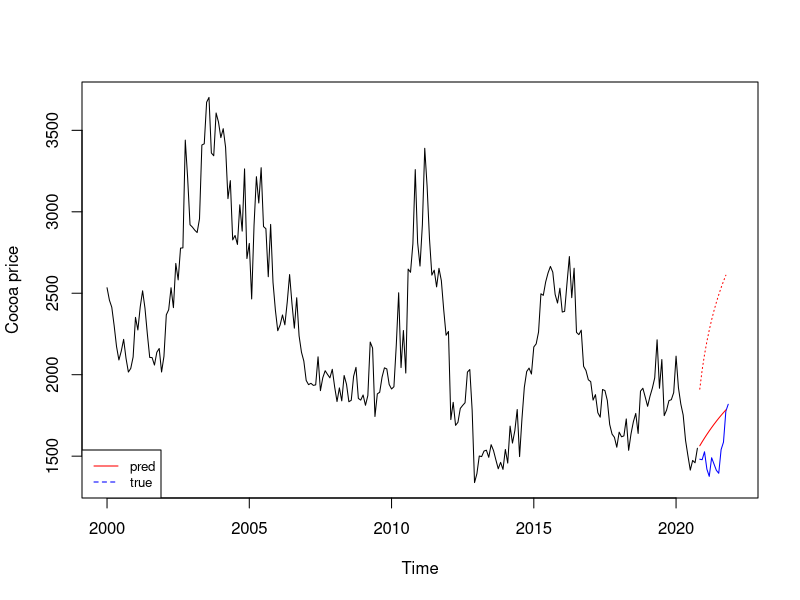
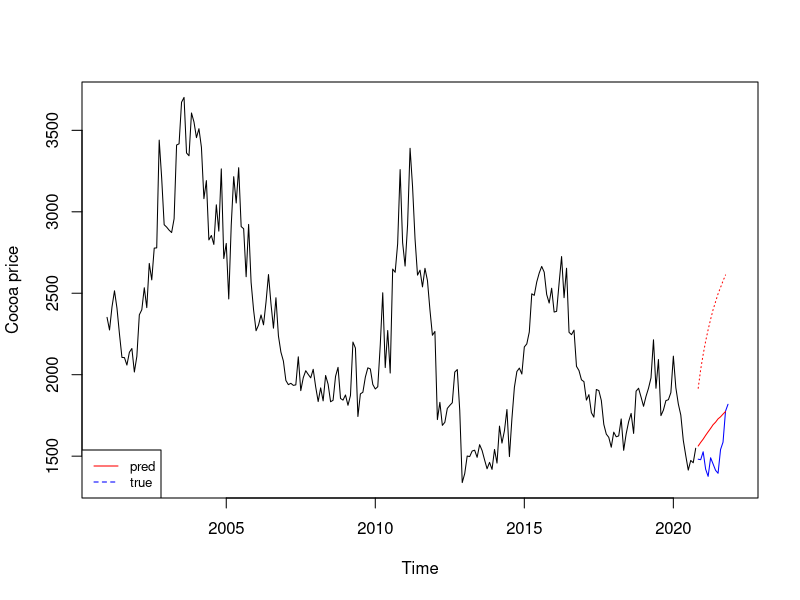
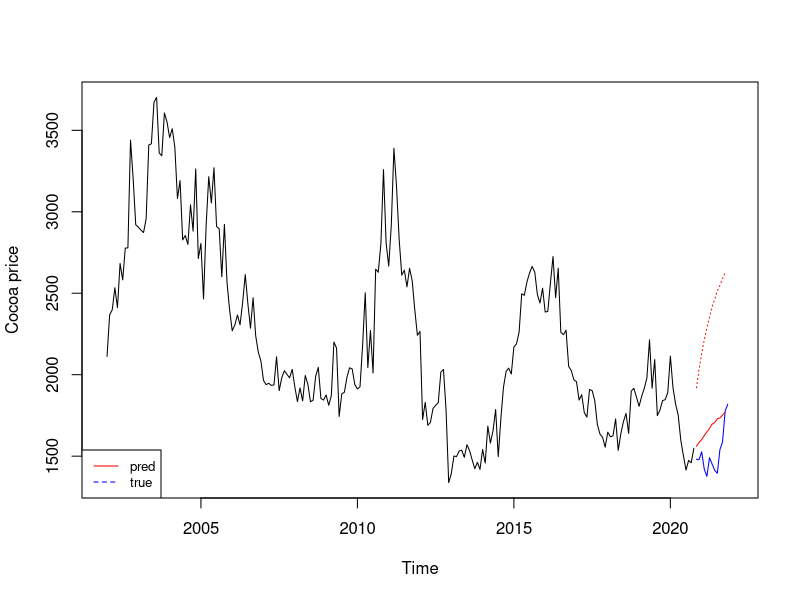
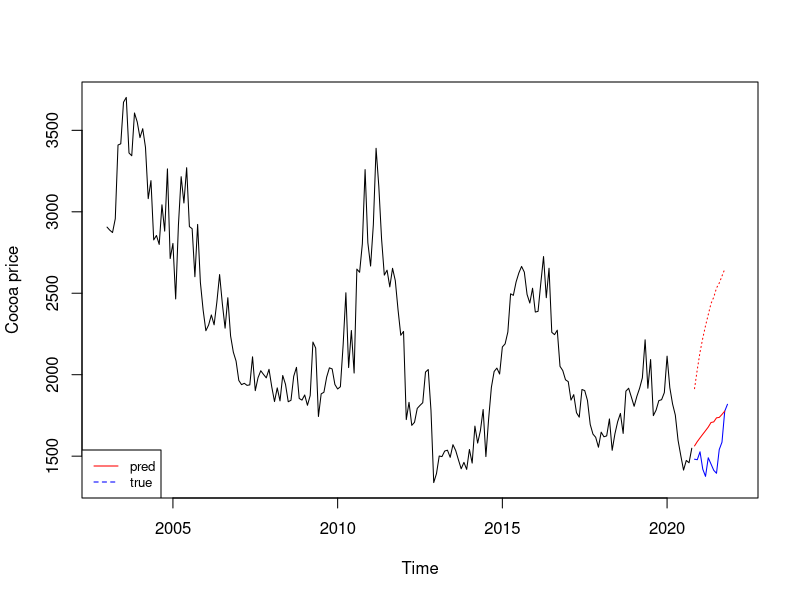
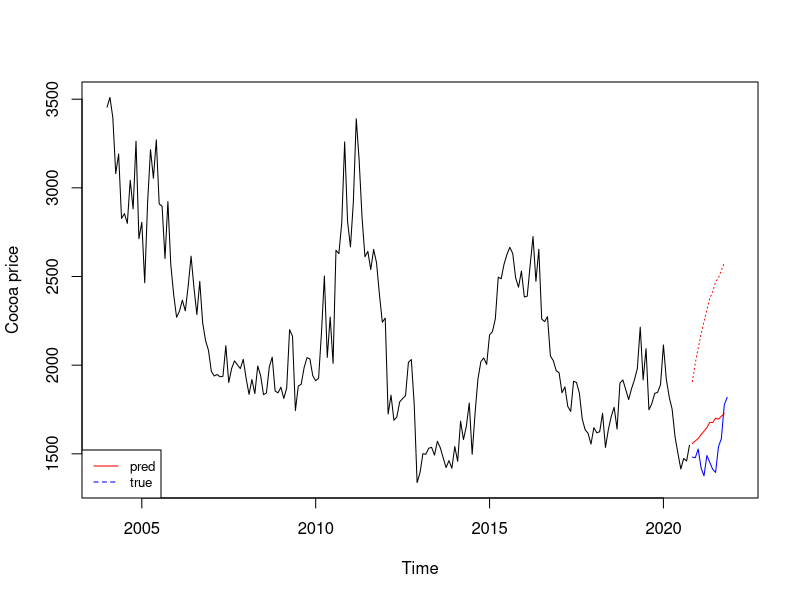
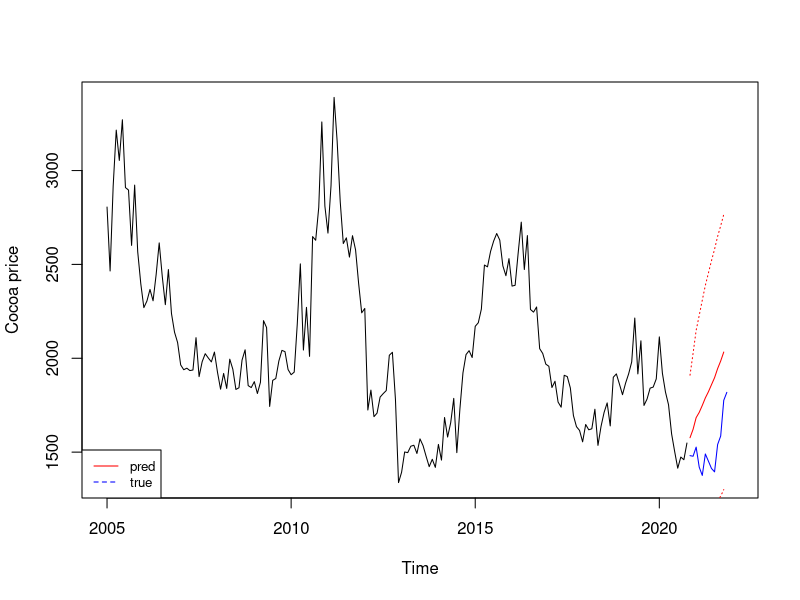
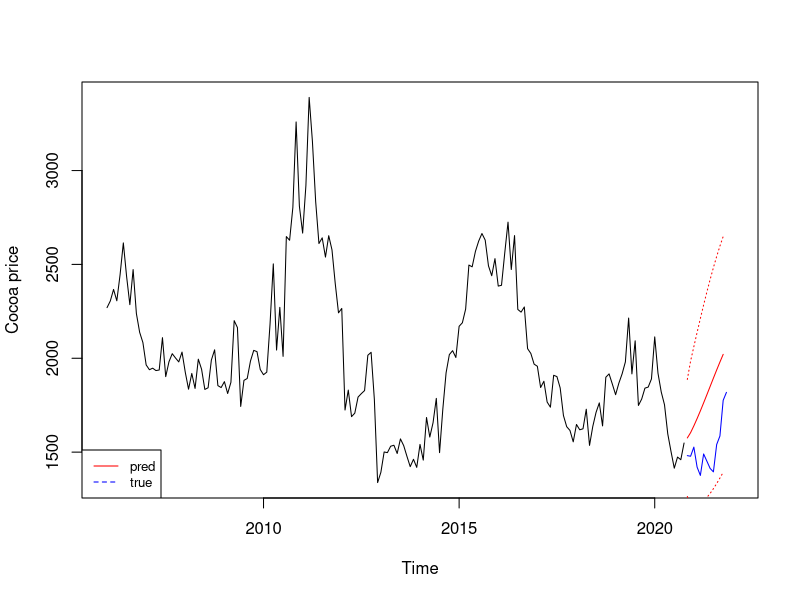
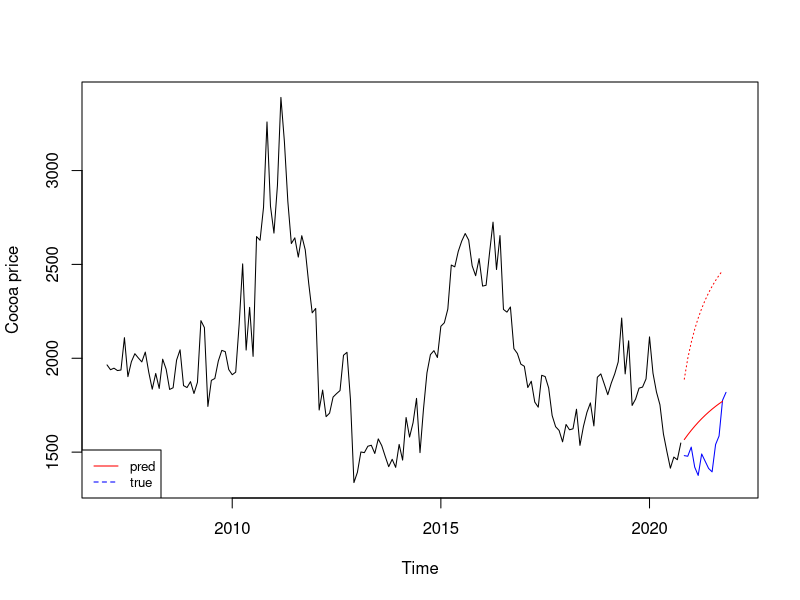

These figures' R source, in order: (Note: a time limit stopped this script after it produced the figures.)

#  Define working directory where the data is stored.
setwd("C:/Users/marce/OneDrive/Education/ETH/Autumn 2021/Applied Financial Analytics for Strategic Decisions") 

# load neccessary R packages
# install.packages("forecast")
# install.packages("lubridate")
library(forecast)
library(lubridate)

# load cocoa price with units US-Dollar/Ton
dat <- read.csv("cocoa_price_monthly.csv",header=TRUE, sep = ";")
# define second date column which contains last date of each month
dat[,"Last_Day_Month"] = ceiling_date(as.Date(dat[,1], format = "%d.%m.%Y"))

# load exchange rate Us-Dollar/CHF to convert the cocoa price to CHF/ton unit
dollar_frank_rate <- read.csv("usd-chf.csv",header=TRUE, sep = ";", row.names=NULL)
row.names(dollar_frank_rate) <- format(as.Date(dollar_frank_rate[,"INDEX"]), "%d.%m.%Y")
# extract the exchange rates for each day where we observe a cocoa price
dollar_frank_rate_matched <- dollar_frank_rate[dat[,1],]
# correct mistakes because of mismatch between dates
dollar_frank_rate_matched["NA","USD.CHF"] = dollar_frank_rate[dollar_frank_rate$INDEX =="2021-06-01","USD.CHF"]
rownames(dollar_frank_rate_matched)[rownames(dollar_frank_rate_matched)=="NA"] = "31.05.2021"
dollar_frank_rate_matched["NA.1","USD.CHF"] = dollar_frank_rate[dollar_frank_rate$INDEX =="2011-12-30","USD.CHF"]
rownames(dollar_frank_rate_matched)[rownames(dollar_frank_rate_matched)=="NA"] = "31.12.2011"
dollar_frank_rate_matched["NA.2","USD.CHF"] = dollar_frank_rate[dollar_frank_rate$INDEX =="2010-06-01","USD.CHF"]
rownames(dollar_frank_rate_matched)[rownames(dollar_frank_rate_matched)=="NA"] = "31.05.2010"
dollar_frank_rate_matched["NA.3","USD.CHF"] = dollar_frank_rate[dollar_frank_rate$INDEX =="2004-06-01","USD.CHF"]
rownames(dollar_frank_rate_matched)[rownames(dollar_frank_rate_matched)=="NA"] = "31.05.2004"
dollar_frank_rate_matched["NA.4","USD.CHF"] = dollar_frank_rate[dollar_frank_rate$INDEX =="1999-06-01","USD.CHF"]
rownames(dollar_frank_rate_matched)[rownames(dollar_frank_rate_matched)=="NA"] = "31.05.1999"
dollar_frank_rate_matched["NA.5","USD.CHF"] = dollar_frank_rate[dollar_frank_rate$INDEX =="1993-06-01","USD.CHF"]
rownames(dollar_frank_rate_matched)[rownames(dollar_frank_rate_matched)=="NA"] = "31.05.1993"

# multiply the cocoa price with the exchange rate to yield the CHF/Ton Cocoa Price
dat[,2] = dat[,2]*dollar_frank_rate_matched[,"USD.CHF"]

# convert time series data to time series object
ts <- ts(dat[,2], start=1992, frequency=12)
# apply first difference transformation to the cocoa price data 
ts_diff <- diff(ts)


####### Automatically define optimal time horizon in combination with 
####### the optimal arima structure based on the predictive performance on the 
####### last 12 months of the available time period

# define possible start years over which we will search for the optimal
# horizon
start_years <- seq(2000, 2019,1)
# initiate data frame to collect the performance results for each run
performance_results <- data.frame(matrix(nrow=length(start_years), ncol = 3 , 
                                  dimnames = list(start_years,c("MAPE", "MAE", "RMSE"))))

# run for loop
for (year in start_years){
  ts_train = window(ts, year, c(2020,10))
  ts_test = window(ts, c(2020,11))
  
  # auto ARIMA model
  fit_arma <- auto.arima(ts_train, max.p=5, max.q=5,
                         stationary=TRUE, allowmean=TRUE,
                         stepwise=FALSE, ic="aic")
  # plot performance
  plot(ts_train, xlim=c(year,2022), ylab="Cocoa price")#, xlim=c(0,250), ylim=c(-10,15), main="…"
  lines(ts_test, col="blue")
  pred <- predict(fit_arma, n.ahead=12)
  lines(pred$pred, col="red")
  lines(pred$pred + 1.96*pred$se, col="red", lty=3)
  lines(pred$pred - 1.96*pred$se, col="red", lty=3)
  legend("bottomleft", legend=c("pred", "true"),
         col=c("red", "blue"), lty=1:2, cex=0.8)
  # evaluate performance quantitatively
  performance_results[toString(year),"MAPE"] = mean(100*abs((ts_test-pred$pred)/ts_test))
  performance_results[toString(year),"MAE"] = mean(abs(ts_test-pred$pred))
  performance_results[toString(year),"RMSE"] =sqrt(mean((ts_test-pred$pred)^2)) 
}

# determine best period 
best_starting_year <- strtoi(row.names(performance_results[performance_results$RMSE == min(performance_results$RMSE), ]))
print(best_starting_year)
# define time series object based on found starting year
ts_final <- window(ts, best_starting_year)

# refit the model with the determined start year over the full time horizon
fit_arma <- auto.arima(ts_final, max.p=5, max.q=5,
                       stationary=TRUE, allowmean=TRUE,
                       stepwise=FALSE, ic="aic")

# produce predictions for the next 12 months
pred <-  predict(fit_arma, n.ahead=12)
# procue 95%-Confidence interval
upper_bound <- pred$pred + qnorm(0.975, mean=0, sd=1)*pred$se
lower_bound <- pred$pred + qnorm(0.025, mean=0, sd=1)*pred$se

# create result data frame
result_dataframe <- data.frame(list(Date= as.Date(time(pred$pred)),
                               forecastValue= pred$pred, 
                               confidenceHighBound= upper_bound,
                               confidenceLowBound= lower_bound))

print(result_dataframe)
# save predictions and confidence interval to file
write.csv(result_dataframe,"forecasted_cocoa_price_12m.csv", row.names = FALSE)
